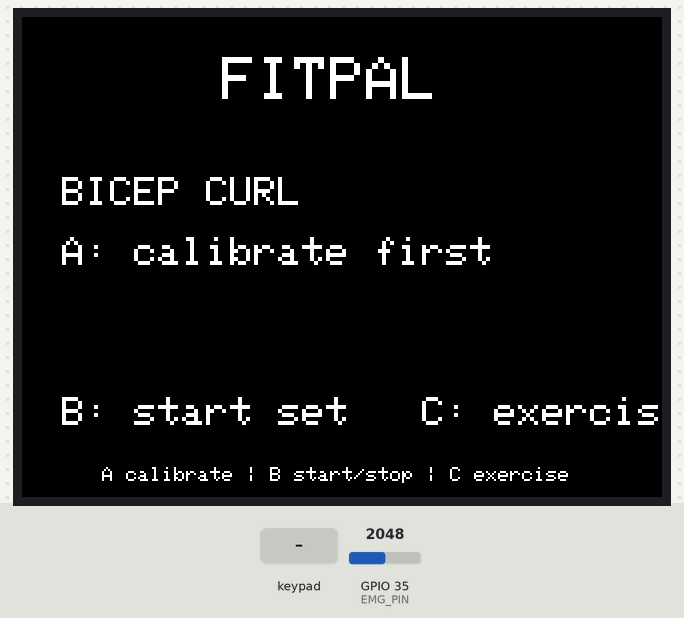
This sketch was run on a simulated ESP32. On the bench: 320×240 colour display. Inputs (shaded band) come from the test bench; at power-on: GPIO 35 (EMG_PIN) = 2048.

Above: at 1.4 s.
1.5 s: key 'A' pressed
At 2.5 s:
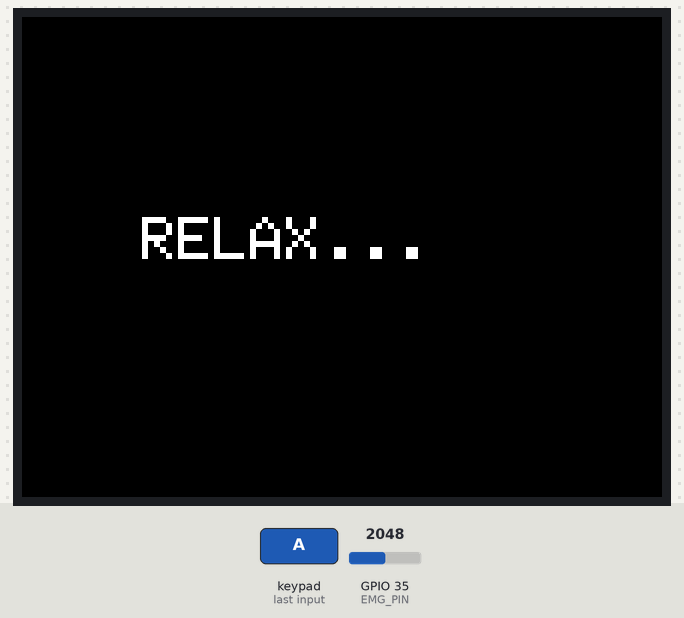
6.0 s: GPIO 35 (EMG_PIN) set to 2097
At 8.7 s:
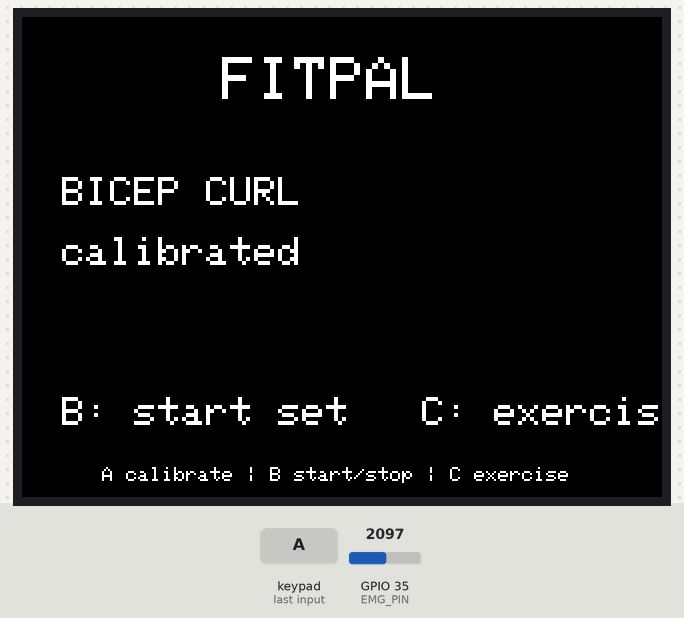
9.0 s: key 'B' pressed
At 9.5 s:
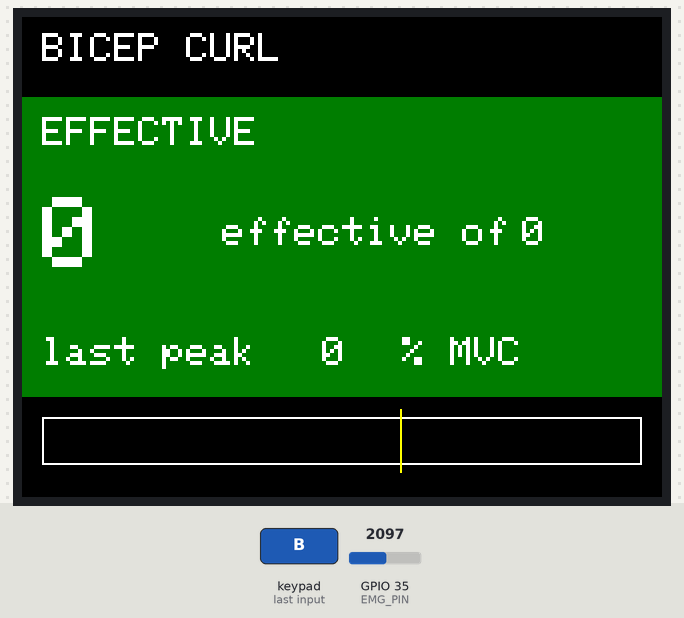
10.6 s: GPIO 35 (EMG_PIN) set to 2047
12.1 s: GPIO 35 (EMG_PIN) set to 1228
At 14.2 s:
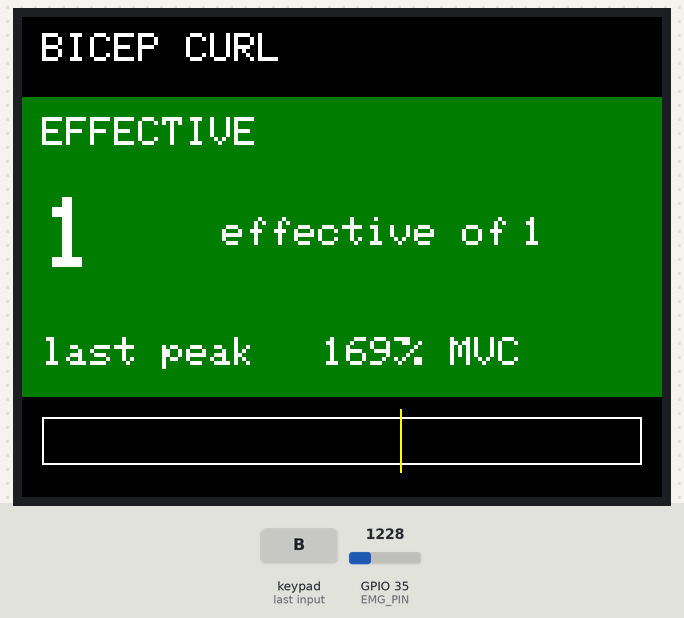
Timing chart, 0 to 14.8 s (numbered marks = the images above; inputs shaded):
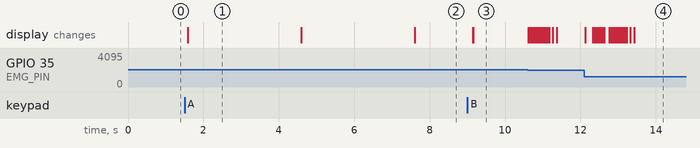

The sketch:

fitpal_core2.ino
```cpp
/*
  FitPal: repetition-level muscle-activation feedback on an M5Stack Core2 with a Grove EMG sensor.

  Wiring: sensor VOUT -> G35, VCC -> 5 V, GND -> GND.

  Structure
  - A 1 kHz sampler runs in its own FreeRTOS task on core 0, so drawing on the display can
    never delay a sample. Each sample is the mean of four ADC reads, converted to millivolts
    with analogReadMilliVolts().
  - The signal chain (notch, band limits, RMS envelope, %MVC normalisation, repetition
    detector) lives in emg_dsp.h. It has no Arduino dependency and is compiled and tested on a
    PC against a Python reference (see tests/ and analysis/).
  - A repetition is counted once, when it ends, and judged on its own peak.
  - Cloud publishing (optional, FITPAL_CLOUD) is limited to 2 Hz; credentials are read from
    secrets.h, which is not committed.

  Buttons: A = calibrate (3 s rest, then 3 s maximal contraction), B = start / stop a set,
           C = change exercise.
  Build:   Arduino IDE, board "M5Core2", library M5Core2 (plus ArduinoIoTCloud when
           FITPAL_CLOUD is defined).
  Status:  the DSP header is verified on a PC. The sketch compiles for the M5Stack Core2 with
           ESP32 Arduino core 2.0.17 and the M5Core2 library 0.2.0, without FITPAL_CLOUD. It has
           not been run on the board or on recorded EMG.
*/
#include <M5Core2.h>
#include "config.h"
#include "emg_dsp.h"
// #define FITPAL_CLOUD            // enable once secrets.h and your Arduino Cloud Thing exist
#ifdef FITPAL_CLOUD
#include "thingProperties.h"
#endif

enum Cmd : uint8_t { CMD_NONE, CMD_REST, CMD_MVC, CMD_FINISH, CMD_RUN, CMD_STOP };
static fitpal::Pipeline chain;
static QueueHandle_t repQ;
static volatile Cmd g_cmd = CMD_NONE;
static volatile float g_env = 0, g_act = 0;
static volatile int g_calOk = -1;               // -1 pending, 0 failed, 1 ok

// ---------------- sampler: 1 kHz, core 0 ----------------
static void samplerTask(void *) {
  TickType_t last = xTaskGetTickCount();
  const uint32_t t0 = millis();
  for (;;) {
    vTaskDelayUntil(&last, 1);                  // 1 tick = 1 ms on ESP32 Arduino
    switch (g_cmd) {
      case CMD_REST:   chain.startRestCapture(); break;
      case CMD_MVC:    chain.startMvcCapture(); break;
      case CMD_FINISH: g_calOk = chain.finishCapture() ? 1 : 0; break;
      case CMD_RUN:    chain.det.reset(); break;
      default: break;
    }
    g_cmd = CMD_NONE;
    float mv = 0;
    for (int i = 0; i < OVERSAMPLE; i++) mv += analogReadMilliVolts(EMG_PIN);
    mv /= OVERSAMPLE;
    fitpal::Rep r;
    if (chain.push(millis() - t0, mv, r)) xQueueSend(repQ, &r, 0);
    g_env = chain.env; g_act = chain.act;
  }
}

// ---------------- UI state ----------------
enum UiState { UI_HOME, UI_CAL_REST, UI_CAL_MVC, UI_SET };
static UiState ui = UI_HOME;
static int profile = 0, reps = 0, effReps = 0;
static float lastPeak = 0, peaks[64]; static int nPeaks = 0;
static uint32_t tState = 0, tVib = 0, tCloud = 0, tBar = 0;
static bool calibrated = false;

static void drawHome() {
  M5.Lcd.fillScreen(BLACK); M5.Lcd.setTextColor(WHITE, BLACK);
  M5.Lcd.setTextSize(3); M5.Lcd.drawString("FITPAL", 100, 20);
  M5.Lcd.setTextSize(2); M5.Lcd.drawString(PROFILES[profile].name, 20, 80);
  M5.Lcd.drawString(calibrated ? "calibrated" : "A: calibrate first", 20, 110);
  M5.Lcd.drawString("B: start set   C: exercise", 20, 190);
  M5.Lcd.setTextSize(1); M5.Lcd.drawString("A calibrate | B start/stop | C exercise", 40, 225);
}
static void drawSetFrame() {
  M5.Lcd.fillScreen(BLACK); M5.Lcd.setTextColor(WHITE, BLACK); M5.Lcd.setTextSize(2);
  M5.Lcd.drawString(PROFILES[profile].name, 10, 8);
  M5.Lcd.drawRect(10, 200, 300, 24, WHITE);
}
static void drawCounters(bool good) {
  M5.Lcd.fillRect(0, 40, 320, 150, good ? DARKGREEN : MAROON);
  M5.Lcd.setTextColor(WHITE, good ? DARKGREEN : MAROON);
  M5.Lcd.setTextSize(2); M5.Lcd.drawString(good ? "EFFECTIVE" : "BELOW TARGET", 10, 50);
  M5.Lcd.setTextSize(5); M5.Lcd.drawNumber(effReps, 10, 90);
  M5.Lcd.setTextSize(2); M5.Lcd.drawString("effective of", 100, 100); M5.Lcd.drawNumber(reps, 250, 100);
  M5.Lcd.drawString("last peak", 10, 160); M5.Lcd.drawNumber((int)(lastPeak * 100), 150, 160); M5.Lcd.drawString("% MVC", 190, 160);
}
static void drawBar(float a) {
  int w = (int)(298 * constrain(a, 0.0f, 1.0f));
  M5.Lcd.fillRect(11, 201, w, 22, GREEN);
  M5.Lcd.fillRect(11 + w, 201, 298 - w, 22, BLACK);
  // target marker
  int tx = 11 + (int)(298 * PROFILES[profile].target);
  M5.Lcd.drawFastVLine(tx, 196, 32, YELLOW);
}
static void vibrate(uint32_t ms) { M5.Axp.SetLDOEnable(3, true); tVib = millis() + ms; }

// least-squares slope of peak vs rep index, in percentage points per rep
static float peakTrend() {
  if (nPeaks < 3) return 0;
  float sx = 0, sy = 0, sxx = 0, sxy = 0;
  for (int i = 0; i < nPeaks; i++) { sx += i; sy += peaks[i]; sxx += i * i; sxy += i * peaks[i]; }
  const float d = nPeaks * sxx - sx * sx;
  return d != 0 ? 100.0f * (nPeaks * sxy - sx * sy) / d : 0;
}
static void showSummary() {
  M5.Lcd.fillScreen(BLACK); M5.Lcd.setTextColor(WHITE, BLACK); M5.Lcd.setTextSize(2);
  M5.Lcd.drawString("SET SUMMARY", 10, 10);
  M5.Lcd.drawString("reps", 10, 60);      M5.Lcd.drawNumber(reps, 200, 60);
  M5.Lcd.drawString("effective", 10, 90); M5.Lcd.drawNumber(effReps, 200, 90);
  float mean = 0; for (int i = 0; i < nPeaks; i++) mean += peaks[i]; if (nPeaks) mean /= nPeaks;
  M5.Lcd.drawString("mean peak %MVC", 10, 120); M5.Lcd.drawNumber((int)(mean * 100), 250, 120);
  M5.Lcd.drawString("peak trend /rep", 10, 150); M5.Lcd.drawFloat(peakTrend(), 1, 250, 150);
  M5.Lcd.setTextSize(1); M5.Lcd.drawString("a falling trend suggests fatigue", 10, 190);
  M5.Lcd.drawString("press B", 10, 215);
}

void setup() {
  M5.begin();
  Serial.begin(115200);
  analogSetPinAttenuation(EMG_PIN, ADC_11db);
  fitpal::PipelineConfig pc; pc.fs = FS_HZ; pc.mains_hz = MAINS_HZ;
  chain.begin(pc);
  repQ = xQueueCreate(16, sizeof(fitpal::Rep));
  xTaskCreatePinnedToCore(samplerTask, "emg", 4096, nullptr, 3, nullptr, 0);
#ifdef FITPAL_CLOUD
  initProperties();
  ArduinoCloud.begin(ArduinoIoTPreferredConnection);
#endif
  drawHome();
}

void loop() {
  M5.update();
#ifdef FITPAL_CLOUD
  ArduinoCloud.update();
#endif
  const uint32_t now = millis();
  if (tVib && now >= tVib) { M5.Axp.SetLDOEnable(3, false); tVib = 0; }

  switch (ui) {
    case UI_HOME:
      if (M5.BtnC.wasPressed()) { profile = (profile + 1) % N_PROFILES; drawHome(); }
      if (M5.BtnA.wasPressed()) {
        g_cmd = CMD_REST; ui = UI_CAL_REST; tState = now;
        M5.Lcd.fillScreen(BLACK); M5.Lcd.setTextSize(3); M5.Lcd.drawString("RELAX...", 60, 100);
      }
      if (M5.BtnB.wasPressed() && calibrated) {
        chain.det.cfg.target = PROFILES[profile].target;
        chain.det.cfg.on_thr = PROFILES[profile].on_thr; chain.det.cfg.off_thr = PROFILES[profile].off_thr;
        reps = effReps = nPeaks = 0; lastPeak = 0; g_cmd = CMD_RUN; ui = UI_SET;
        drawSetFrame(); drawCounters(true);
      }
      break;
    case UI_CAL_REST:
      if (now - tState >= CALIB_REST_MS) {
        g_cmd = CMD_FINISH; delay(5);
        while (g_cmd != CMD_NONE) delay(1);
        g_cmd = CMD_MVC; ui = UI_CAL_MVC; tState = now;
        M5.Lcd.fillScreen(BLACK); M5.Lcd.setTextSize(3); M5.Lcd.drawString("SQUEEZE HARD", 20, 100);
      }
      break;
    case UI_CAL_MVC:
      if (now - tState >= CALIB_MVC_MS) {
        g_calOk = -1; g_cmd = CMD_FINISH;
        while (g_calOk < 0) delay(1);
        calibrated = (g_calOk == 1); ui = UI_HOME; drawHome();
        if (!calibrated) { M5.Lcd.setTextColor(RED, BLACK); M5.Lcd.drawString("failed: check electrodes", 20, 140); }
      }
      break;
    case UI_SET: {
      fitpal::Rep r;
      while (xQueueReceive(repQ, &r, 0) == pdTRUE) {
        reps++; if (r.effective) effReps++;
        lastPeak = r.peak; if (nPeaks < 64) peaks[nPeaks++] = r.peak;
        drawCounters(r.effective); if (r.effective) vibrate(150);
#ifdef FITPAL_CLOUD
        effectivereps = effReps; effectiveornot = r.effective;
#endif
      }
      if (now - tBar >= 50) { tBar = now; drawBar(g_act); }
#ifdef FITPAL_CLOUD
      if (now - tCloud >= CLOUD_PERIOD_MS) { tCloud = now; mvwifi = g_act * 100.0f; }
#endif
      if (M5.BtnB.wasPressed()) { g_cmd = CMD_STOP; showSummary(); ui = UI_HOME; while (!M5.BtnB.wasPressed()) { M5.update(); delay(10); } drawHome(); }
      break;
    }
  }
}
```

emg_dsp.h
```cpp
// emg_dsp.h: hardware-independent EMG signal chain for FitPal.
// Header-only, no dynamic allocation, no Arduino dependencies, so the exact code that
// runs on the M5Core2 is also compiled and tested on a PC (see tests/).
//
// Chain:  raw mV -> notch (mains) -> high-pass (motion/DC) -> low-pass (noise)
//         -> moving RMS envelope -> %MVC normalisation -> hysteresis repetition detector
#pragma once
#include <math.h>
#include <stdint.h>

namespace fitpal {

// ---------- biquad (RBJ cookbook, transposed direct form II) ----------
struct Biquad {
  float b0 = 1, b1 = 0, b2 = 0, a1 = 0, a2 = 0, z1 = 0, z2 = 0;
  float process(float x) {
    float y = b0 * x + z1;
    z1 = b1 * x - a1 * y + z2;
    z2 = b2 * x - a2 * y;
    return y;
  }
  void reset() { z1 = z2 = 0; }
  static Biquad make(float b0, float b1, float b2, float a0, float a1, float a2) {
    Biquad q; q.b0 = b0 / a0; q.b1 = b1 / a0; q.b2 = b2 / a0; q.a1 = a1 / a0; q.a2 = a2 / a0; return q;
  }
  static Biquad notch(float fs, float f0, float Q) {
    const float w = 2.0f * (float)M_PI * f0 / fs, c = cosf(w), al = sinf(w) / (2.0f * Q);
    return make(1, -2 * c, 1, 1 + al, -2 * c, 1 - al);
  }
  static Biquad highpass(float fs, float f0, float Q = 0.70710678f) {
    const float w = 2.0f * (float)M_PI * f0 / fs, c = cosf(w), al = sinf(w) / (2.0f * Q);
    return make((1 + c) / 2, -(1 + c), (1 + c) / 2, 1 + al, -2 * c, 1 - al);
  }
  static Biquad lowpass(float fs, float f0, float Q = 0.70710678f) {
    const float w = 2.0f * (float)M_PI * f0 / fs, c = cosf(w), al = sinf(w) / (2.0f * Q);
    return make((1 - c) / 2, 1 - c, (1 - c) / 2, 1 + al, -2 * c, 1 - al);
  }
};

// ---------- moving RMS over a fixed window ----------
template <int N>
struct MovingRms {
  float buf[N] = {0};
  double sum = 0;       // double: no drift over hours at 1 kHz
  int idx = 0, filled = 0;
  float push(float x) {
    const float s = x * x;
    sum += s - buf[idx];
    buf[idx] = s;
    idx = (idx + 1) % N;
    if (filled < N) filled++;
    if (sum < 0) sum = 0;
    return sqrtf((float)(sum / filled));
  }
  void reset() { for (int i = 0; i < N; i++) buf[i] = 0; sum = 0; idx = filled = 0; }
};

// ---------- repetition detector ----------
struct Rep {
  uint32_t start_ms, dur_ms;
  float peak;       // peak activation, fraction of MVC
  float mean;       // mean activation during the rep
  bool effective;   // peak >= target
};

struct RepConfig {
  float on_thr = 0.30f;      // enter ACTIVE above this fraction of MVC
  float off_thr = 0.15f;     // leave ACTIVE below this (hysteresis)
  float target = 0.50f;      // peak needed to count as an "effective" rep
  uint32_t min_dur_ms = 200; // shorter bursts are artefacts
  uint32_t max_dur_ms = 8000;
  uint32_t refractory_ms = 300;
};

struct RepDetector {
  RepConfig cfg;
  bool active = false;
  uint32_t t_start = 0, t_last_end = 0;
  bool have_end = false;
  float peak = 0, sum = 0; uint32_t n = 0;
  // returns true and fills `out` when a rep completes
  bool update(uint32_t t_ms, float a, Rep &out) {
    if (!active) {
      if (a >= cfg.on_thr && (!have_end || t_ms - t_last_end >= cfg.refractory_ms)) {
        active = true; t_start = t_ms; peak = a; sum = a; n = 1;
      }
      return false;
    }
    if (a > peak) peak = a;
    sum += a; n++;
    const uint32_t dur = t_ms - t_start;
    if (a < cfg.off_thr || dur > cfg.max_dur_ms) {
      active = false; t_last_end = t_ms; have_end = true;
      if (dur >= cfg.min_dur_ms) {
        out.start_ms = t_start; out.dur_ms = dur; out.peak = peak; out.mean = sum / n;
        out.effective = peak >= cfg.target;
        return true;
      }
    }
    return false;
  }
  void reset() { active = false; have_end = false; }
};

// ---------- full pipeline ----------
struct PipelineConfig {
  float fs = 1000.0f;
  float mains_hz = 50.0f;   // 50 Hz in the UAE, 60 Hz in Colombia/US: set to your grid frequency
  float hp_hz = 20.0f;
  float lp_hz = 350.0f;
};

class Pipeline {
 public:
  enum Mode { RUN, CAL_REST, CAL_MVC };
  PipelineConfig pc;
  RepDetector det;
  float env = 0;        // RMS envelope, mV
  float act = 0;        // normalised activation, 0..1+ (fraction of MVC)
  float rest = 0;       // envelope at rest (noise floor), mV
  float mvc = 0;        // envelope at maximal contraction, mV
  bool calibrated = false;
  Mode mode = RUN;

  void begin(const PipelineConfig &c = PipelineConfig()) {
    pc = c;
    notch_ = Biquad::notch(pc.fs, pc.mains_hz, 30.0f);
    hp_ = Biquad::highpass(pc.fs, pc.hp_hz);
    lp_ = Biquad::lowpass(pc.fs, pc.lp_hz);
    rms_.reset(); det.reset(); warm_ = 0;
  }
  void startRestCapture() { mode = CAL_REST; acc_ = 0; cnt_ = 0; }
  void startMvcCapture() { mode = CAL_MVC; maxenv_ = 0; }
  // returns false if the captured data are not plausible (user did not contract / sensor off)
  bool finishCapture() {
    bool ok = true;
    if (mode == CAL_REST) { rest = cnt_ ? (float)(acc_ / cnt_) : 0; }
    if (mode == CAL_MVC) { mvc = maxenv_; ok = (mvc > 2.0f * rest + 1.0f); calibrated = ok; }
    mode = RUN;
    return ok;
  }
  void setCalibration(float rest_mv, float mvc_mv) { rest = rest_mv; mvc = mvc_mv; calibrated = mvc > rest; }

  // feed one sample (millivolts) at fs. Returns true if a rep completed (written to `out`).
  bool push(uint32_t t_ms, float mv, Rep &out) {
    float x = notch_.process(mv);
    x = hp_.process(x);
    x = lp_.process(x);
    // Warm-up: the high-pass sees the sensor's DC offset as a step. Let it settle before the
    // envelope starts, otherwise the first calibration capture is contaminated.
    if (warm_ < WARMUP_SAMPLES) { warm_++; return false; }
    env = rms_.push(x);
    if (mode == CAL_REST) { acc_ += env; cnt_++; }
    if (mode == CAL_MVC && env > maxenv_) maxenv_ = env;
    if (calibrated && mvc > rest) {
      act = (env - rest) / (mvc - rest);
      if (act < 0) act = 0;
      if (mode == RUN) return det.update(t_ms, act, out);
    }
    return false;
  }

 private:
  Biquad notch_, hp_, lp_;
  MovingRms<100> rms_;     // 100 ms at 1 kHz
  static const uint32_t WARMUP_SAMPLES = 500;
  uint32_t warm_ = 0;
  double acc_ = 0; uint32_t cnt_ = 0; float maxenv_ = 0;
};

}  // namespace fitpal
```

config.h
```cpp
#pragma once
// FitPal configuration. Edit values here rather than in the sketch.
#define EMG_PIN            35      // Grove EMG VOUT -> G35
#define FS_HZ              1000    // sampling rate
#define OVERSAMPLE         4       // ADC reads averaged per sample (ESP32 ADC is noisy)
#define MAINS_HZ           50.0f   // grid frequency: 50 Hz (UAE), 60 Hz (Colombia, US)
#define SESSION_WINDOW_MS  100     // RMS window is fixed at 100 samples (see emg_dsp.h)
#define CLOUD_PERIOD_MS    500     // publish at 2 Hz instead of every loop
#define CALIB_REST_MS      3000
#define CALIB_MVC_MS       3000

struct ExerciseProfile { const char *name; float target; float on_thr; float off_thr; };
// target: fraction of the user's own MVC that a repetition must reach to count as effective.
// on_thr / off_thr: hysteresis band of the repetition detector.
// The defaults (0.60 for curls, 0.54 for squats) are working values, not physiological
// constants; set them from a coach's guidance or from recorded data.
static const ExerciseProfile PROFILES[] = {
  {"BICEP CURL", 0.60f, 0.30f, 0.15f},
  {"SQUAT",      0.54f, 0.28f, 0.14f},
};
static const int N_PROFILES = sizeof(PROFILES) / sizeof(PROFILES[0]);
```

Measured:
- the behaviour switches between 2056 and 2057 on GPIO 35 (EMG_PIN) (found by bisection; images 1 and 2)
- after the input at 1.5 s, the display: changes after 0.08 s (image 1)
- after the input at 6.0 s, the display: changes after 1.6 s (image 2)
- after the input at 9.0 s, the display: first changes after 0.15 s (image 3 shows a later state)
- after the input at 12.1 s, the display: first changes at once (image 4 shows a later state)
- what the display in image 1 shows lasts 3.0 s, from 1.6 s to 4.6 s
